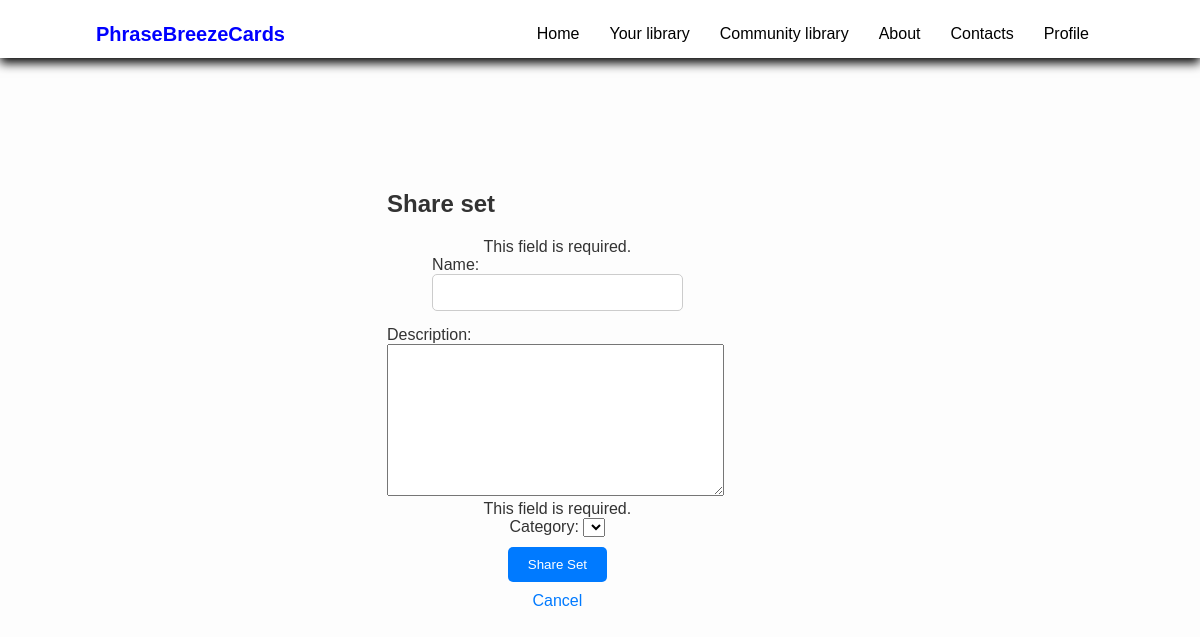
Page /your-library/set-metro/share-set/ (signed in) on the earlier database version.
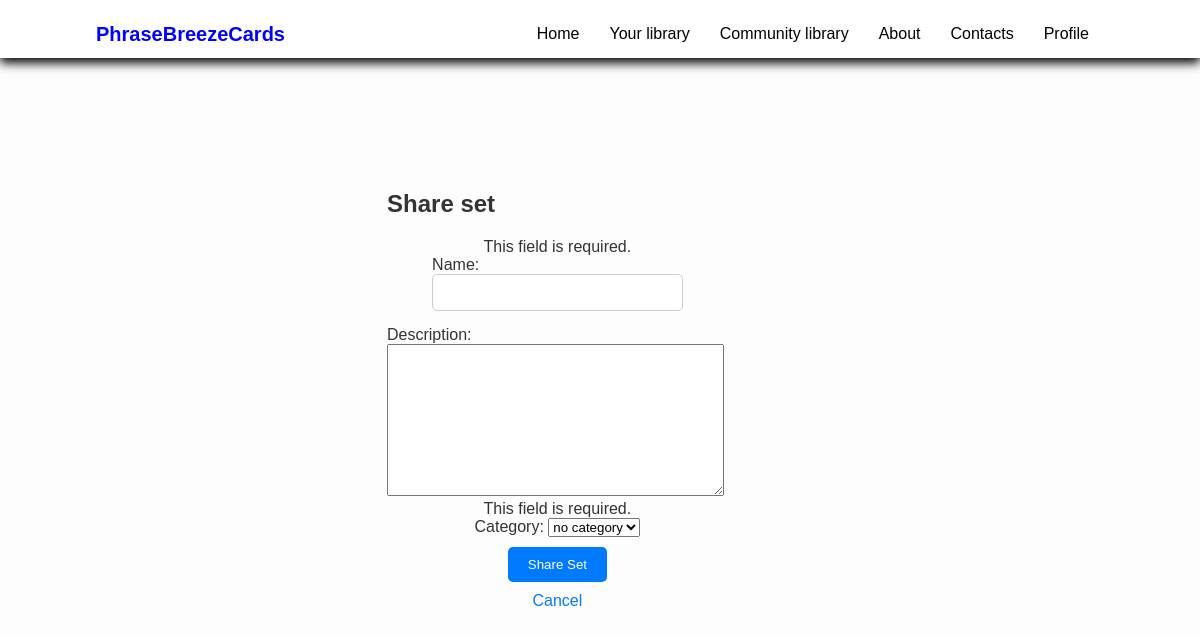
Same page on the later database version.
### community_library/models.py (models this page shows, shortened)
class SetCategory(models.Model):
    category = models.CharField(max_length=100, unique=True)
    def __str__(self):
        return self.category
    class Meta:
        verbose_name = 'Set category'
        verbose_name_plural = 'Set categories'

### main_app/views.py (the view)
# urls.py: path('set-<slug:set_slug>/share-set/', views.share_set_view, name='share_set'),
def share_set_view(request, set_slug):
    set = get_object_or_404(models.Set, slug=set_slug, user=request.user)
    if request.method == 'POST':
        form = forms.ShareSetForm(request.POST, request.FILES)
        if form.is_valid():
            name = form.cleaned_data['name']
            category = form.cleaned_data['category']
            description = form.cleaned_data['category']
            slug = create_library_set_slug(name, request.user)
            new_library_set = community_library.models.Set(
                name=name,
                description=description,
                slug=slug,
                user=request.user,
                category=category,
                cards_count=set.cards.count(),
                is_published=False
            )
            new_library_set.save()
            for card in set.cards.all():
                front_side = card.front_side
                back_side = card.back_side
                new_library_card = community_library.models.Card(
                    front_side=front_side,
                    back_side=back_side,
                    set=new_library_set
                )
                new_library_card.save()
            return redirect('share_set_success', set_slug)
    else:
        form = forms.ShareSetForm(request.POST, request.FILES)
    template_name = 'main_app/set/share_set/share_set.html'
    context = {'form': form, 'set': set}
    return render(request, template_name, context)

### main_app/forms.py
class ShareSetForm(forms.ModelForm):
    category = forms.ModelChoiceField(
        queryset=community_library.models.SetCategory.get_categories_for_choices(),
        empty_label=None,
    )
    class Meta:
        model = community_library.models.Set
        fields = ['name', 'description', 'category']

### templates/main_app/set/share_set/share_set.html (shortened to what this page needs)
{% extends 'base_generic.html' %}
{% block header %}
    {% include 'header.html' %}
{% endblock %}
{% block content %}
    <h2>Share set</h2>
    <form action="{% url 'share_set' set.slug %}" method="POST">
        {{ form.as_p }}
        <button type="submit">Share Set</button>
        <a href="{% url 'set' set.slug %}">Cancel</a>
    </form>
{% endblock %}

Differences in the rows shown:
added SetCategory: category "no category"
